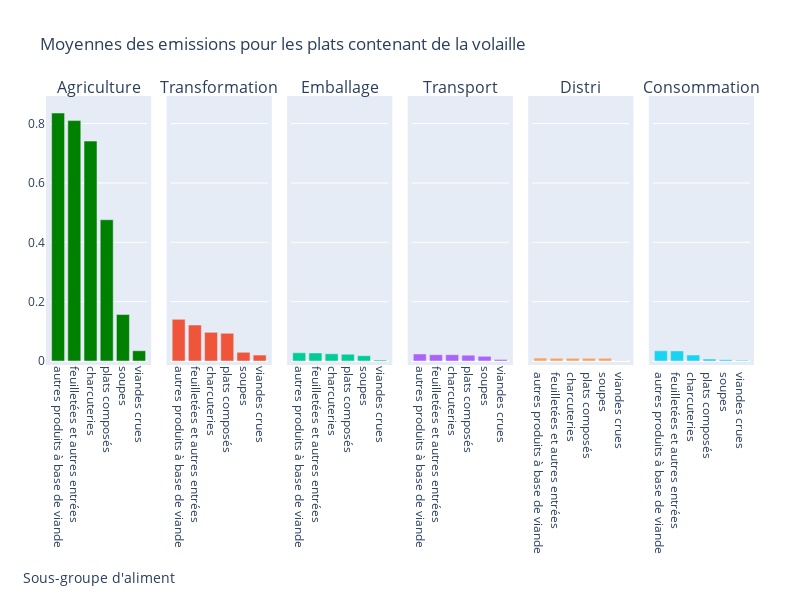

Write notebook code for a chart like this one.
### Code cell
couleurs = ['green', 'red', 'blue', 'orange', 'purple','pink']

vol=volailles.groupby(["Sous-groupe d'aliment"])[["Agriculture", "Transformation", "Emballage", "Transport","Supermarché et distribution","Consommation"]].mean().reset_index()

vol = vol.sort_values("Agriculture", ascending=False)
agriv_sorted = vol["Agriculture"]
vol = vol.sort_values("Transformation", ascending=False)
transfv_sorted = vol["Transformation"]
vol = vol.sort_values("Emballage", ascending=False)
embalv_sorted = vol["Emballage"]
vol = vol.sort_values("Transport", ascending=False)
transpv_sorted = vol["Transport"]
vol = vol.sort_values("Supermarché et distribution", ascending=False)
supv_sorted = vol["Supermarché et distribution"]
vol = vol.sort_values("Consommation", ascending=False)
consov_sorted = vol["Consommation"]

fig = make_subplots(rows=1, cols=6, shared_yaxes=True,subplot_titles=("Agriculture", "Transformation", "Emballage", "Transport","Distri","Consommation"))

fig.add_trace(go.Bar(x=vol["Sous-groupe d'aliment"], y=agriv_sorted, marker=dict(color='green')), row=1, col=1)
fig.add_trace(go.Bar(x=vol["Sous-groupe d'aliment"], y=transfv_sorted), row=1, col=2)
fig.add_trace(go.Bar(x=vol["Sous-groupe d'aliment"], y=embalv_sorted), row=1, col=3)
fig.add_trace(go.Bar(x=vol["Sous-groupe d'aliment"], y=transpv_sorted), row=1, col=4)
fig.add_trace(go.Bar(x=vol["Sous-groupe d'aliment"], y=supv_sorted), row=1, col=5)
fig.add_trace(go.Bar(x=vol["Sous-groupe d'aliment"], y=consov_sorted), row=1, col=6)

fig.update_layout(
    title="Moyennes des emissions pour les plats contenant de la volaille",
    height=600,
    width=800,
    showlegend=False,
    margin=dict(l=50, r=50, t=100, b=100, pad=4),
    xaxis=dict(
        title="Sous-groupe d'aliment",
        title_standoff=30,
        tickangle=90,
        
        automargin=True
    ),
    xaxis2=dict(tickangle=90, automargin=True),
    xaxis3=dict(tickangle=90, automargin=True),
    xaxis4=dict(tickangle=90, automargin=True),
)

fig.show()

### Figure 1 — Plotly figure (JSON) as saved in the notebook; plotly's stock layout.template omitted (floating-point values rounded to 4 significant figures)
{"data": [{"marker": {"color": "green"}, "x": ["autres produits à base de viande", "feuilletées et autres entrées", "charcuteries", "plats composés", "soupes", "viandes crues"], "y": [0.8356, 0.8102, 0.7412, 0.476, 0.1566, 0.03455], "type": "bar", "xaxis": "x", "yaxis": "y"}, {"x": ["autres produits à base de viande", "feuilletées et autres entrées", "charcuteries", "plats composés", "soupes", "viandes crues"], "y": [0.1404, 0.1213, 0.09657, 0.09341, 0.02926, 0.01987], "type": "bar", "xaxis": "x2", "yaxis": "y2"}, {"x": ["autres produits à base de viande", "feuilletées et autres entrées", "charcuteries", "plats composés", "soupes", "viandes crues"], "y": [0.02765, 0.02717, 0.02428, 0.02295, 0.0179, 0.003158], "type": "bar", "xaxis": "x3", "yaxis": "y3"}, {"x": ["autres produits à base de viande", "feuilletées et autres entrées", "charcuteries", "plats composés", "soupes", "viandes crues"], "y": [0.02364, 0.02128, 0.02123, 0.01975, 0.01568, 0.004744], "type": "bar", "xaxis": "x4", "yaxis": "y4"}, {"x": ["autres produits à base de viande", "feuilletées et autres entrées", "charcuteries", "plats composés", "soupes", "viandes crues"], "y": [0.01005, 0.009233, 0.009087, 0.009087, 0.009053, 0.001069], "type": "bar", "xaxis": "x5", "yaxis": "y5"}, {"x": ["autres produits à base de viande", "feuilletées et autres entrées", "charcuteries", "plats composés", "soupes", "viandes crues"], "y": [0.03431, 0.03405, 0.02018, 0.006509, 0.004482, 0.002455], "type": "bar", "xaxis": "x6", "yaxis": "y6"}], "layout": {"xaxis": {"anchor": "y", "domain": [0, 0.1389], "title": {"text": "Sous-groupe d'aliment", "standoff": 30}, "tickangle": 90, "automargin": true}, "yaxis": {"anchor": "x", "domain": [0, 1]}, "xaxis2": {"anchor": "y2", "domain": [0.1722, 0.3111], "tickangle": 90, "automargin": true}, "yaxis2": {"anchor": "x2", "domain": [0, 1], "matches": "y", "showticklabels": false}, "xaxis3": {"anchor": "y3", "domain": [0.3444, 0.4833], "tickangle": 90, "automargin": true}, "yaxis3": {"anchor": "x3", "domain": [0, 1], "matches": "y", "showticklabels": false}, "xaxis4": {"anchor": "y4", "domain": [0.5167, 0.6556], "tickangle": 90, "automargin": true}, "yaxis4": {"anchor": "x4", "domain": [0, 1], "matches": "y", "showticklabels": false}, "xaxis5": {"anchor": "y5", "domain": [0.6889, 0.8278]}, "yaxis5": {"anchor": "x5", "domain": [0, 1], "matches": "y", "showticklabels": false}, "xaxis6": {"anchor": "y6", "domain": [0.8611, 1]}, "yaxis6": {"anchor": "x6", "domain": [0, 1], "matches": "y", "showticklabels": false}, "annotations": [{"font": {"size": 16}, "showarrow": false, "text": "Agriculture", "x": 0.06944, "xanchor": "center", "xref": "paper", "y": 1, "yanchor": "bottom", "yref": "paper"}, {"font": {"size": 16}, "showarrow": false, "text": "Transformation", "x": 0.2417, "xanchor": "center", "xref": "paper", "y": 1, "yanchor": "bottom", "yref": "paper"}, {"font": {"size": 16}, "showarrow": false, "text": "Emballage", "x": 0.4139, "xanchor": "center", "xref": "paper", "y": 1, "yanchor": "bottom", "yref": "paper"}, {"font": {"size": 16}, "showarrow": false, "text": "Transport", "x": 0.5861, "xanchor": "center", "xref": "paper", "y": 1, "yanchor": "bottom", "yref": "paper"}, {"font": {"size": 16}, "showarrow": false, "text": "Distri", "x": 0.7583, "xanchor": "center", "xref": "paper", "y": 1, "yanchor": "bottom", "yref": "paper"}, {"font": {"size": 16}, "showarrow": false, "text": "Consommation", "x": 0.9306, "xanchor": "center", "xref": "paper", "y": 1, "yanchor": "bottom", "yref": "paper"}], "margin": {"l": 50, "r": 50, "t": 100, "b": 100, "pad": 4}, "title": {"text": "Moyennes des emissions pour les plats contenant de la volaille"}, "height": 600, "width": 800, "showlegend": false}}
